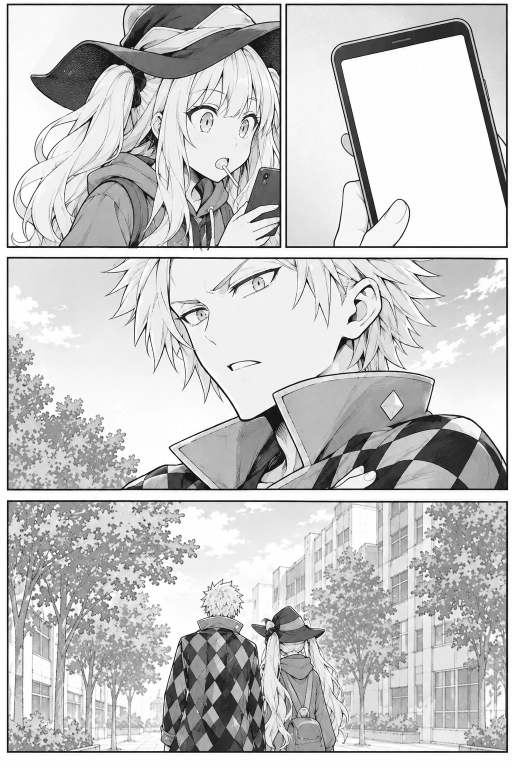
#> input picture 02_departments/manga/gpt_redraw/ep03_p13_rawB.webp, 1024 x 1536 px (shown at 1/2 size)
$ python combine_ep03_p13.py
#> lines starting #> are read from the running program, lines starting #| are printed output that depends on the picture
"""第3話13ページ: 一番上の段は新しい絵(キャンディーをくわえたアイミ)、2段目から下は前の絵(鼻で笑うシロ)を使う"""
from PIL import Image
a=Image.open('ep03_p13_rawB.webp').convert('RGB').resize((1024,1536)); b=Image.open('ep03_p13_raw.webp').convert('RGB').resize((1024,1536))
#> further down, a is the input picture: PIL image 1024x1536 RGB; mean R, G, B 198.1, 198.1, 198.1
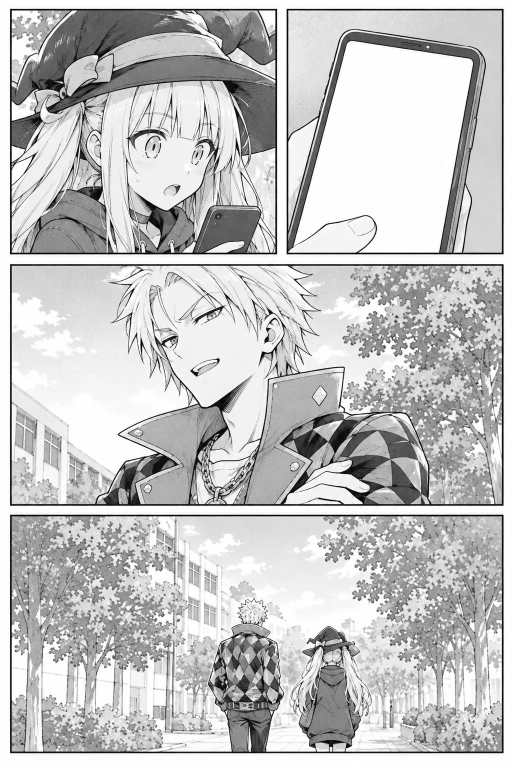
#> input picture 02_departments/manga/gpt_redraw/ep03_p13_raw.webp, 1024 x 1536 px (shown at 1/2 size)
#> further down, b is the input picture: PIL image 1024x1536 RGB; mean R, G, B 195.8, 195.8, 195.8
c=b.copy(); c.paste((255,255,255),(0,500,1024,520)); c.paste(a.crop((0,0,1024,502)),(0,0)); c.save('ep03_p13_raw_mix.png')
#> after `c.paste(a.crop((0, 0, 1024, 502)), (0, 0))`:
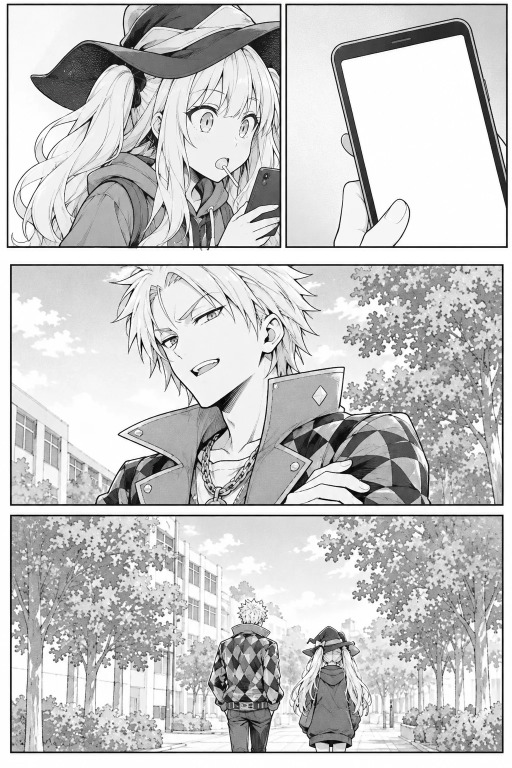
#> c: PIL image 1024x1536 RGB (shown at 1/2 size); mean R, G, B 199, 199, 199
